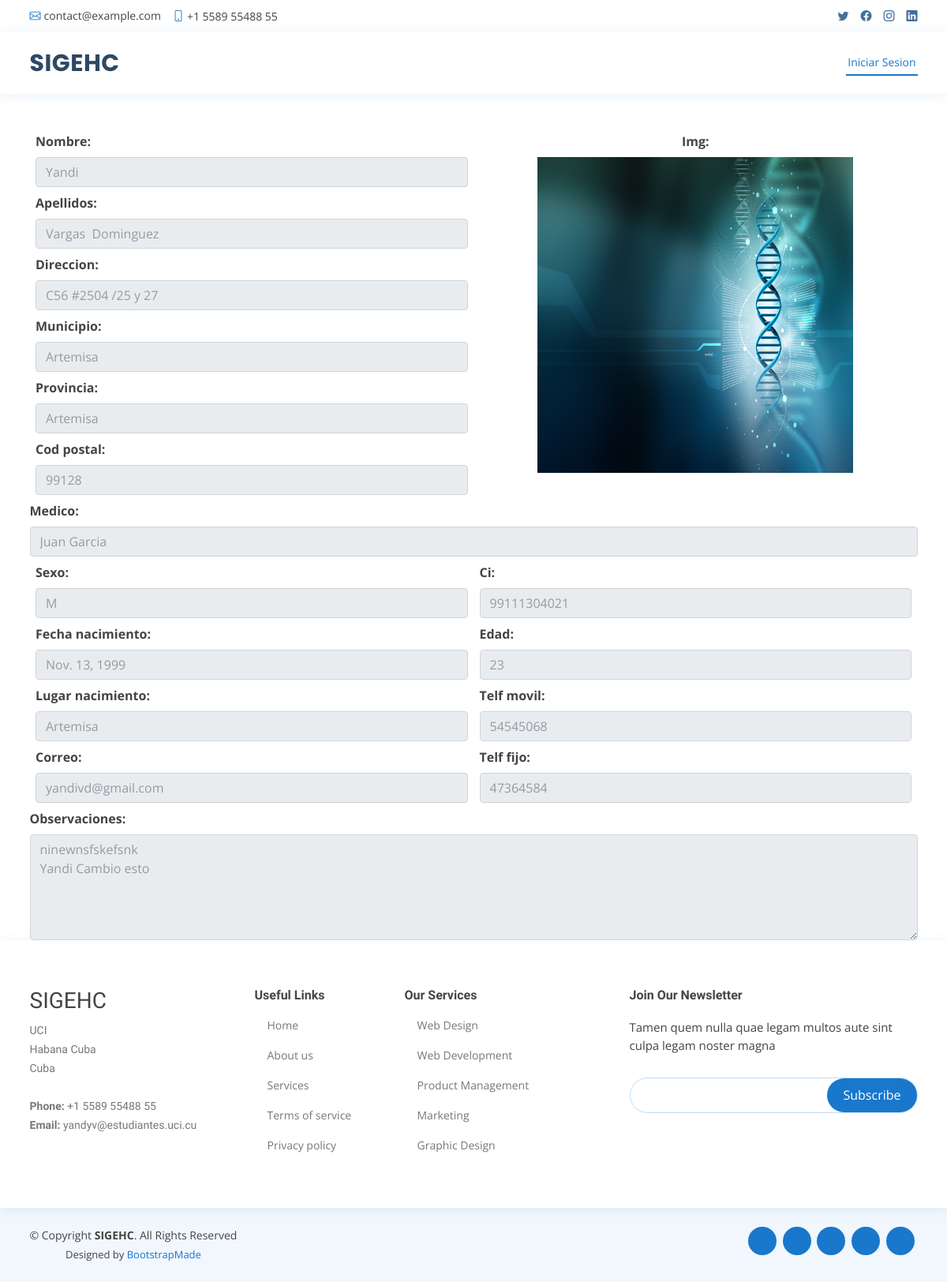
/historiasc/view/1/, run on an earlier commit of the app's database.
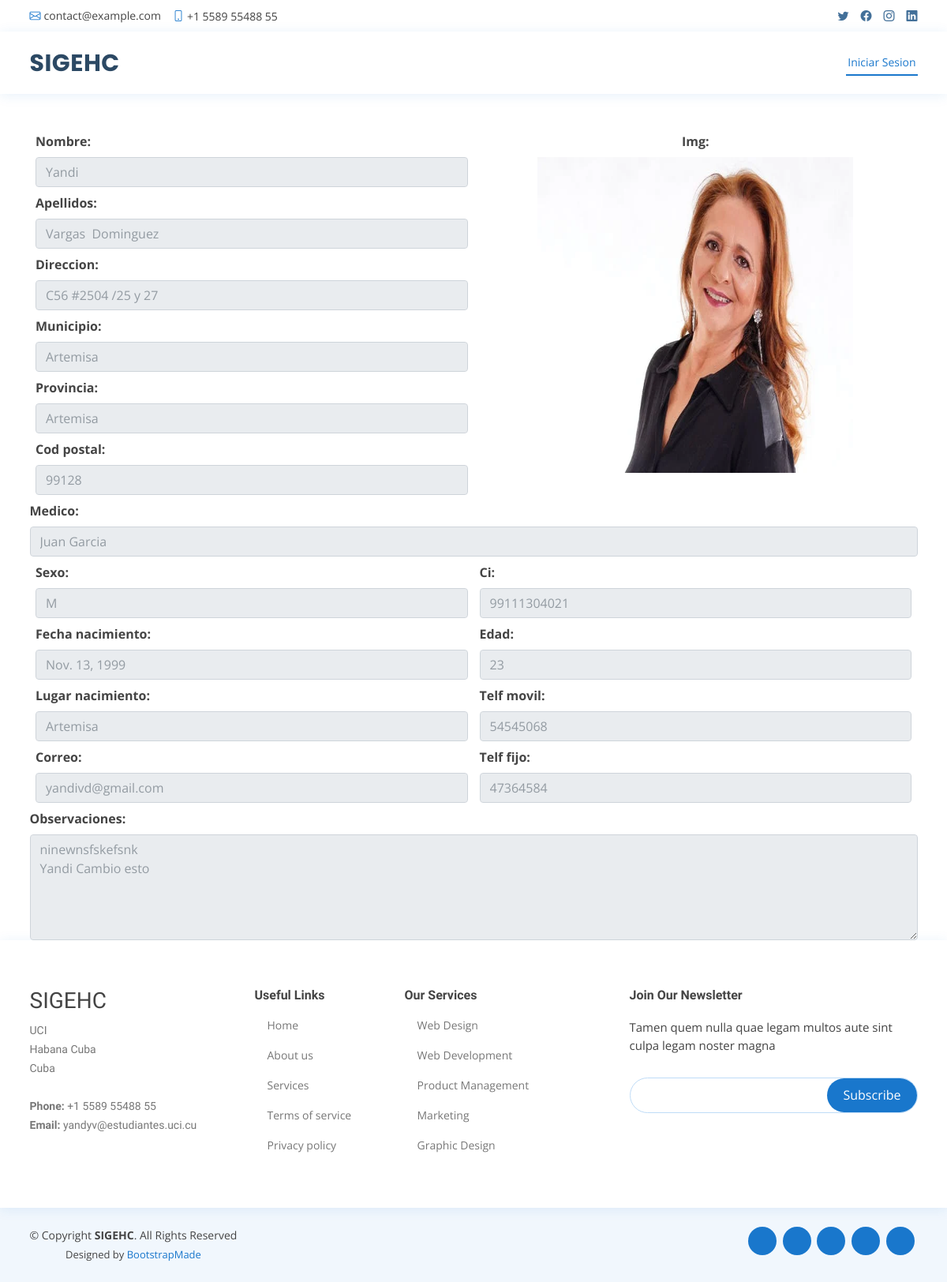
And on a later commit of the database.
### main/models.py (models this page shows, shortened)
class Historia_clinica(models.Model):
    numero = models.IntegerField()
    img = models.ImageField(upload_to='pacientes', null=True, blank=True)
    ci=models.CharField(max_length=11)
    nombre = models.CharField(max_length=100)
    apellidos = models.CharField(max_length=150)
    direccion = models.CharField(max_length=300)
    municipio = models.CharField(max_length=100)
    provincia = models.CharField(max_length=100)
    cod_postal = models.CharField(max_length=20)
    medico = models.ForeignKey(Medico, on_delete=models.CASCADE)
    sexo = models.ForeignKey(Sexo, on_delete=models.CASCADE)
    fecha_nacimiento = models.DateField()
    lugar_nacimiento = models.CharField(max_length=100)
    correo = models.EmailField(null=True, blank=True)
    edad = models.IntegerField()
    telf_movil = models.CharField(max_length=8)
    telf_fijo = models.CharField(max_length=8)
    observaciones = models.TextField()
    estado = models.ForeignKey(Estado, on_delete=models.CASCADE)

class Medico(models.Model):
    usuario = models.OneToOneField(User, on_delete=models.CASCADE)
    especialidad = models.ForeignKey(Especialidad, on_delete=models.CASCADE)

class Sexo(models.Model):
    sexo = models.CharField(max_length=20)
    def __str__(self):
        return self.sexo

### main/views.py (the view)
# urls.py: path('historiasc/view/<id>/', views.ver_hc, name='ver_hc'),
def ver_hc(request, id):
    hc= get_object_or_404(Historia_clinica, id=id) #toma el producto de la id
    data={
        "formHC": HCForm(instance=hc), #toma el formulario agregar producto con los datos del instance
        "hc":hc,
    }
    return render(request,'gestion/hc/view.html', data)

### main/forms.py
class HCForm(forms.ModelForm):
    class Meta:
        model=Historia_clinica
        fields='__all__'

### templates/gestion/hc/view.html (shortened to what the changed rows need)
{% extends 'base.html' %} {% load static %} {% block content %}
<main class="container d-flex flex-column mt-5">
    <div class="d-flex w-100">
      <div class="d-flex flex-column col-6">
        <div class="d-flex flex-column mb-2">
          <label for="id_nombre">Nombre:</label
          ><input
            class="form-control"
            type="text"
            name="nombre"
            maxlength="100"
            required=""
            id="id_nombre"
            placeholder="{{hc.nombre}}"
            readonly
          />
        </div>
        <div class="d-flex flex-column mb-2">
          <label for="id_apellidos">Apellidos:</label
          ><input
            class="form-control"
            type="text"
            name="apellidos"
            maxlength="150"
            required=""
            id="id_apellidos"
            placeholder="{{hc.apellidos}}"
            readonly
          />
        </div>
        <div class="d-flex flex-column mb-2">
          <label for="id_direccion">Direccion:</label
          ><input
            class="form-control"
            type="text"
            name="direccion"
            maxlength="300"
            required=""
            id="id_direccion"
            placeholder="{{hc.direccion}}"
            readonly
          />
        </div>
        <div class="d-flex flex-column mb-2">
          <label for="id_municipio">Municipio:</label
          ><input
            class="form-control"
            type="text"
            name="municipio"
            maxlength="100"
            required=""
            id="id_municipio"
            placeholder="{{hc.municipio}}"
            readonly
          />
        </div>
        <div class="d-flex flex-column mb-2">
          <label for="id_provincia">Provincia:</label
          ><input
            class="form-control"
            type="text"
            name="provincia"
            maxlength="100"
            required=""
            id="id_provincia"
            placeholder="{{hc.provincia}}"
            readonly
          />
        </div>
        <div class="d-flex flex-column mb-2">
          <label for="id_cod_postal">Cod postal:</label
          ><input
            class="form-control"
            type="text"
            name="cod_postal"
            maxlength="20"
            required=""
            id="id_cod_postal"
            placeholder="{{hc.cod_postal}}"
            readonly
          />
        </div>
      </div>
      <div class="col-6 d-flex flex-column align-items-center">
        <label for="id_img">Img:</label>
        <img
          src="{{hc.img.url}}"
          style="width: 400px; height: 400px"
          id="imagenPrevisualizacion"
        />
      </div>
    </div>
    <div>
      <div class="d-flex flex-column mb-2">
        <label class="w-100" for="id_medico">Medico:</label
        ><input
          class="w-100 form-control"
          name="medico"
          required=""
          id="id_medico"
          placeholder="{{hc.medico.usuario.first_name}} {{hc.medico.usuario.last_name}} "
          readonly
          >
      </div>
      <div class="d-flex w-100">
        <div class="d-flex flex-column col-6">
          <div class="d-flex flex-column mb-2">
            <label for="id_sexo">Sexo:</label
            ><input
              class="form-control"
              name="sexo"
              required=""
              id="id_sexo"
              placeholder="{{hc.sexo}}"
              readonly
            >
          </div>
          <div class="d-flex flex-column mb-2">
            <label for="id_fecha_nacimiento">Fecha nacimiento:</label
            ><input
              class="form-control"
              type="text"
              name="fecha_nacimiento"
              required=""
              id="id_fecha_nacimiento"
              placeholder="{{hc.fecha_nacimiento}}"
              readonly
              />
          </div>
          <div class="d-flex flex-column mb-2">
            <label for="id_lugar_nacimiento">Lugar nacimiento:</label
            ><input
              class="form-control"
              type="text"
              name="lugar_nacimiento"
              maxlength="100"
              required=""
              id="id_lugar_nacimiento"
              placeholder="{{hc.lugar_nacimiento}}"
              readonly
              />
          </div>
          <div class="d-flex flex-column mb-2">
            <label for="id_correo">Correo:</label
            ><input
              class="form-control"
              type="email"
              name="correo"
              maxlength="254"
              id="id_correo"
              placeholder="{{hc.correo}}"
              readonly
            />
          </div>
        </div>
        <div class="d-flex flex-column col-6">
          <div class="d-flex flex-column mb-2">
            <label for="id_ci">Ci:</label
            ><input
              class="form-control"
              type="text"
              name="ci"
              maxlength="11"
              required=""
              id="id_ci"
              placeholder="{{hc.ci}}"
              readonly
            />
          </div>
          <div class="d-flex flex-column mb-2">
            <label for="id_edad">Edad:</label
            ><input
              class="form-control"
              type="number"
              min="0"
              name="edad"
              required=""
              id="id_edad"
              placeholder="{{hc.edad}}"
              readonly
            />
          </div>
          <div class="d-flex flex-column mb-2">
            <label for="id_telf_movil">Telf movil:</label
            ><input
              class="form-control"
              type="text"
              name="telf_movil"
              maxlength="8"
              required=""
              id="id_telf_movil"
              placeholder="{{hc.telf_movil}}"
              readonly
            />
          </div>
          <div class="d-flex flex-column mb-2">
            <label for="id_telf_fijo">Telf fijo:</label
            ><input
              class="form-control"
              type="text"
              name="telf_fijo"
              maxlength="8"
              required=""
              id="id_telf_fijo"
              placeholder="{{hc.telf_fijo}}"
              readonly
            />
          </div>
          </div>
        </div>
      </div>
    <div class="d-flex flex-column w-100">
      <label for="id_observaciones">Observaciones:</label
      ><textarea
        class="form-control"
        name="observaciones"
        cols="40"
        rows="5"
        required=""
        id="id_observaciones"
        placeholder="{{hc.observaciones}}"
        readonly
      ></textarea>
    </div>
</main>
{% endblock content %}

What changed in the data, as far as the page shows it:
changed Historia_clinica "Yandi": img: a different picture
